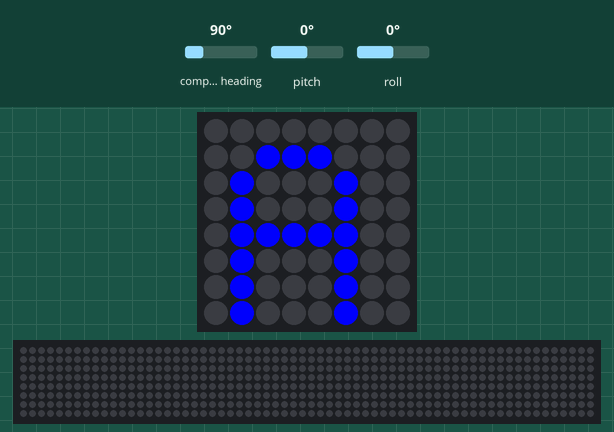
The program below on a simulated Raspberry Pi (BCM pin numbers) with a Sense HAT. On the bench: the Sense HAT's 8×8 RGB LED matrix, a strip that is not on the board, showing the scrolling text unrolled. The inputs (shaded band) are chosen by the test bench; at power-on: compass heading 90°, pitch 0°, roll 0°. The 64×8 strip is a reading aid, not a part: it shows the text the matrix is scrolling, unrolled, one strip-width of it at a time; the Sense HAT reports a negative pitch or roll as 360° plus the angle.

Above: at 1.2 s.
1.3 s: compass heading set to 7°
At 5.38 s:
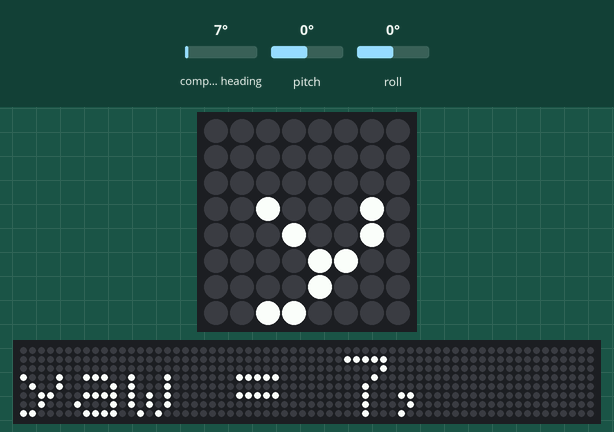
At 10.5 s:
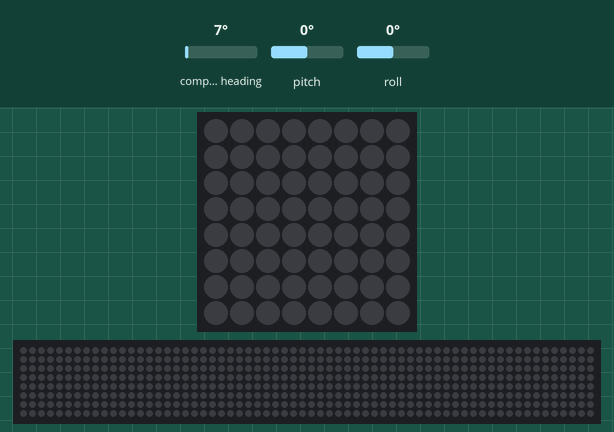

The program:

SenseHat_Expt2_Orientation.py
```python
"""
==== Prof. Kartik V. Bulusu
==== MAE Department, SEAS GWU
==== Description
======== This program incorporates the RaspberryPi SenseHat sensors and library
============ SenseHat documentation: https://www.raspberrypi.com/documentation/accessories/sense-hat.html
======== It has been written exclusively for CS1010 & APSC1001 students in GWU.
======== It may not be used for any other purposes unless author's prior permission is aquired.
"""

# =========== IMPORT MODULES THAT WORK WITH SENSE HAT ========================

from sense_hat import SenseHat
import time

sense = SenseHat()

# =========== DISPLAY ONE ALPHABET ON THE LED MATRIX =========================

sense.show_letter("A", text_colour=[0,0,255])
time.sleep(2)
sense.clear()

# =========== DISPLAY A MESSAGE ON THE LED MATRIX ============================

# sense.show_message("Hello APSC1001 and CS1010", text_colour=[0,255,0])

# =========== GET THE ORIENTATION DATA [Pitch, Yaw and Roll] =================

orientation_data = sense.get_orientation()

pitch = orientation_data['pitch']
yaw = orientation_data['yaw']
roll = orientation_data['roll']

# =========== ORIENTATION SENSING =============================
timeElapsed = 0

while timeElapsed < 2:

        pitch = round(pitch,1)
        yaw = round(yaw,1)
        roll = round(roll,1)

        msg = "pitch = %d, yaw = %d, roll =%d" % (pitch, yaw, roll)

        sense.show_message(msg, scroll_speed=0.05)

        time.sleep(1)
        timeElapsed = timeElapsed+1

        sense.clear()
```
